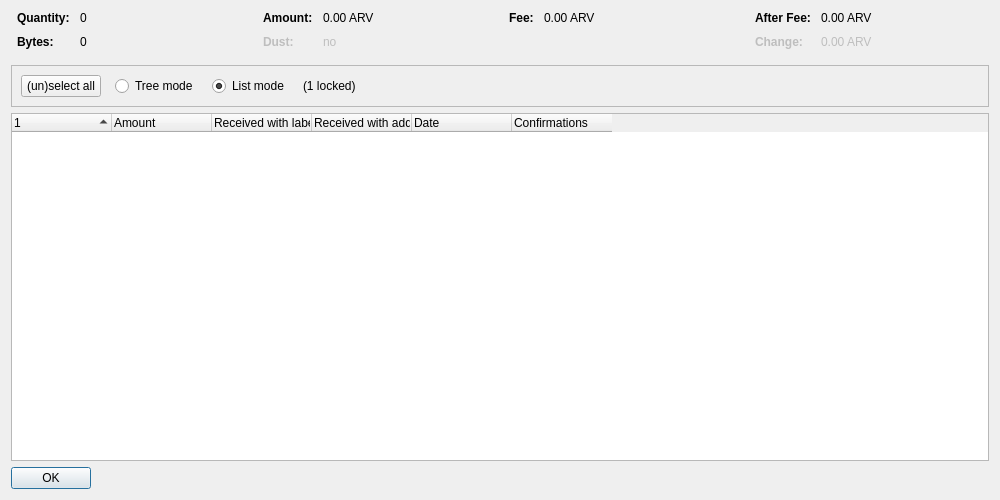
<?xml version="1.0" encoding="UTF-8"?>
<ui version="4.0">
 <class>CoinControlDialog</class>
 <widget class="QDialog" name="CoinControlDialog">
  <property name="geometry">
   <rect>
    <x>0</x>
    <y>0</y>
    <width>1000</width>
    <height>500</height>
   </rect>
  </property>
  <property name="windowTitle">
   <string>Coin Selection</string>
  </property>
  <layout class="QVBoxLayout" name="verticalLayout">
   <item>
    <layout class="QHBoxLayout" name="horizontalLayoutTop" stretch="0,0,0,0">
     <property name="topMargin">
      <number>0</number>
     </property>
     <property name="bottomMargin">
      <number>10</number>
     </property>
     <item>
      <layout class="QFormLayout" name="formLayoutCoinControl1">
       <property name="horizontalSpacing">
        <number>10</number>
       </property>
       <property name="verticalSpacing">
        <number>10</number>
       </property>
       <property name="leftMargin">
        <number>6</number>
       </property>
       <property name="rightMargin">
        <number>6</number>
       </property>
       <item row="0" column="0">
        <widget class="QLabel" name="labelCoinControlQuantityText">
         <property name="font">
          <font>
           <weight>75</weight>
           <bold>true</bold>
          </font>
         </property>
         <property name="text">
          <string>Quantity:</string>
         </property>
        </widget>
       </item>
       <item row="0" column="1">
        <widget class="QLabel" name="labelCoinControlQuantity">
         <property name="cursor">
          <cursorShape>IBeamCursor</cursorShape>
         </property>
         <property name="contextMenuPolicy">
          <enum>Qt::ActionsContextMenu</enum>
         </property>
         <property name="text">
          <string notr="true">0</string>
         </property>
         <property name="textInteractionFlags">
          <set>Qt::LinksAccessibleByMouse|Qt::TextSelectableByKeyboard|Qt::TextSelectableByMouse</set>
         </property>
        </widget>
       </item>
       <item row="1" column="0">
        <widget class="QLabel" name="labelCoinControlBytesText">
         <property name="font">
          <font>
           <weight>75</weight>
           <bold>true</bold>
          </font>
         </property>
         <property name="text">
          <string>Bytes:</string>
         </property>
        </widget>
       </item>
       <item row="1" column="1">
        <widget class="QLabel" name="labelCoinControlBytes">
         <property name="cursor">
          <cursorShape>IBeamCursor</cursorShape>
         </property>
         <property name="contextMenuPolicy">
          <enum>Qt::ActionsContextMenu</enum>
         </property>
         <property name="text">
          <string notr="true">0</string>
         </property>
         <property name="textInteractionFlags">
          <set>Qt::LinksAccessibleByMouse|Qt::TextSelectableByKeyboard|Qt::TextSelectableByMouse</set>
         </property>
        </widget>
       </item>
      </layout>
     </item>
     <item>
      <layout class="QFormLayout" name="formLayoutCoinControl2">
       <property name="horizontalSpacing">
        <number>10</number>
       </property>
       <property name="verticalSpacing">
        <number>10</number>
       </property>
       <property name="leftMargin">
        <number>6</number>
       </property>
       <property name="rightMargin">
        <number>6</number>
       </property>
       <item row="0" column="0">
        <widget class="QLabel" name="labelCoinControlAmountText">
         <property name="font">
          <font>
           <weight>75</weight>
           <bold>true</bold>
          </font>
         </property>
         <property name="text">
          <string>Amount:</string>
         </property>
        </widget>
       </item>
       <item row="0" column="1">
        <widget class="QLabel" name="labelCoinControlAmount">
         <property name="cursor">
          <cursorShape>IBeamCursor</cursorShape>
         </property>
         <property name="contextMenuPolicy">
          <enum>Qt::ActionsContextMenu</enum>
         </property>
         <property name="text">
          <string notr="true">0.00 ARV</string>
         </property>
         <property name="textInteractionFlags">
          <set>Qt::LinksAccessibleByMouse|Qt::TextSelectableByKeyboard|Qt::TextSelectableByMouse</set>
         </property>
        </widget>
       </item>
       <item row="1" column="0">
        <widget class="QLabel" name="labelCoinControlLowOutputText">
         <property name="enabled">
          <bool>false</bool>
         </property>
         <property name="font">
          <font>
           <weight>75</weight>
           <bold>true</bold>
          </font>
         </property>
         <property name="text">
          <string>Dust:</string>
         </property>
        </widget>
       </item>
       <item row="1" column="1">
        <widget class="QLabel" name="labelCoinControlLowOutput">
         <property name="enabled">
          <bool>false</bool>
         </property>
         <property name="cursor">
          <cursorShape>IBeamCursor</cursorShape>
         </property>
         <property name="contextMenuPolicy">
          <enum>Qt::ActionsContextMenu</enum>
         </property>
         <property name="text">
          <string notr="true">no</string>
         </property>
         <property name="textInteractionFlags">
          <set>Qt::LinksAccessibleByMouse|Qt::TextSelectableByKeyboard|Qt::TextSelectableByMouse</set>
         </property>
        </widget>
       </item>
      </layout>
     </item>
     <item>
      <layout class="QFormLayout" name="formLayoutCoinControl3">
       <property name="horizontalSpacing">
        <number>10</number>
       </property>
       <property name="verticalSpacing">
        <number>10</number>
       </property>
       <property name="leftMargin">
        <number>6</number>
       </property>
       <property name="rightMargin">
        <number>6</number>
       </property>
       <item row="0" column="0">
        <widget class="QLabel" name="labelCoinControlFeeText">
         <property name="font">
          <font>
           <weight>75</weight>
           <bold>true</bold>
          </font>
         </property>
         <property name="text">
          <string>Fee:</string>
         </property>
        </widget>
       </item>
       <item row="0" column="1">
        <widget class="QLabel" name="labelCoinControlFee">
         <property name="cursor">
          <cursorShape>IBeamCursor</cursorShape>
         </property>
         <property name="contextMenuPolicy">
          <enum>Qt::ActionsContextMenu</enum>
         </property>
         <property name="text">
          <string notr="true">0.00 ARV</string>
         </property>
         <property name="textInteractionFlags">
          <set>Qt::LinksAccessibleByMouse|Qt::TextSelectableByKeyboard|Qt::TextSelectableByMouse</set>
         </property>
        </widget>
       </item>
      </layout>
     </item>
     <item>
      <layout class="QFormLayout" name="formLayoutCoinControl4">
       <property name="horizontalSpacing">
        <number>10</number>
       </property>
       <property name="verticalSpacing">
        <number>10</number>
       </property>
       <property name="leftMargin">
        <number>6</number>
       </property>
       <property name="rightMargin">
        <number>6</number>
       </property>
       <item row="0" column="0">
        <widget class="QLabel" name="labelCoinControlAfterFeeText">
         <property name="font">
          <font>
           <weight>75</weight>
           <bold>true</bold>
          </font>
         </property>
         <property name="text">
          <string>After Fee:</string>
         </property>
        </widget>
       </item>
       <item row="0" column="1">
        <widget class="QLabel" name="labelCoinControlAfterFee">
         <property name="cursor">
          <cursorShape>IBeamCursor</cursorShape>
         </property>
         <property name="contextMenuPolicy">
          <enum>Qt::ActionsContextMenu</enum>
         </property>
         <property name="text">
          <string notr="true">0.00 ARV</string>
         </property>
         <property name="textInteractionFlags">
          <set>Qt::LinksAccessibleByMouse|Qt::TextSelectableByKeyboard|Qt::TextSelectableByMouse</set>
         </property>
        </widget>
       </item>
       <item row="1" column="0">
        <widget class="QLabel" name="labelCoinControlChangeText">
         <property name="enabled">
          <bool>false</bool>
         </property>
         <property name="font">
          <font>
           <weight>75</weight>
           <bold>true</bold>
          </font>
         </property>
         <property name="text">
          <string>Change:</string>
         </property>
        </widget>
       </item>
       <item row="1" column="1">
        <widget class="QLabel" name="labelCoinControlChange">
         <property name="enabled">
          <bool>false</bool>
         </property>
         <property name="cursor">
          <cursorShape>IBeamCursor</cursorShape>
         </property>
         <property name="contextMenuPolicy">
          <enum>Qt::ActionsContextMenu</enum>
         </property>
         <property name="text">
          <string notr="true">0.00 ARV</string>
         </property>
         <property name="textInteractionFlags">
          <set>Qt::LinksAccessibleByMouse|Qt::TextSelectableByKeyboard|Qt::TextSelectableByMouse</set>
         </property>
        </widget>
       </item>
      </layout>
     </item>
    </layout>
   </item>
   <item>
    <widget class="QFrame" name="frame">
     <property name="minimumSize">
      <size>
       <width>0</width>
       <height>40</height>
      </size>
     </property>
     <property name="frameShape">
      <enum>QFrame::StyledPanel</enum>
     </property>
     <property name="frameShadow">
      <enum>QFrame::Sunken</enum>
     </property>
     <layout class="QHBoxLayout" name="horizontalLayout">
      <item>
       <layout class="QHBoxLayout" name="horizontalLayoutPanel" stretch="0,0,0,0,0">
        <property name="spacing">
         <number>14</number>
        </property>
        <item>
         <widget class="QPushButton" name="pushButtonSelectAll">
          <property name="sizePolicy">
           <sizepolicy hsizetype="Maximum" vsizetype="Fixed">
            <horstretch>0</horstretch>
            <verstretch>0</verstretch>
           </sizepolicy>
          </property>
          <property name="text">
           <string>(un)select all</string>
          </property>
          <property name="autoDefault">
           <bool>false</bool>
          </property>
         </widget>
        </item>
        <item>
         <widget class="QRadioButton" name="radioTreeMode">
          <property name="sizePolicy">
           <sizepolicy hsizetype="Maximum" vsizetype="Fixed">
            <horstretch>0</horstretch>
            <verstretch>0</verstretch>
           </sizepolicy>
          </property>
          <property name="text">
           <string>Tree mode</string>
          </property>
         </widget>
        </item>
        <item>
         <widget class="QRadioButton" name="radioListMode">
          <property name="sizePolicy">
           <sizepolicy hsizetype="Maximum" vsizetype="Fixed">
            <horstretch>0</horstretch>
            <verstretch>0</verstretch>
           </sizepolicy>
          </property>
          <property name="text">
           <string>List mode</string>
          </property>
          <property name="checked">
           <bool>true</bool>
          </property>
         </widget>
        </item>
        <item>
         <widget class="QLabel" name="labelLocked">
          <property name="text">
           <string notr="true">(1 locked)</string>
          </property>
         </widget>
        </item>
        <item>
         <spacer name="horizontalSpacer">
          <property name="orientation">
           <enum>Qt::Horizontal</enum>
          </property>
          <property name="sizeHint" stdset="0">
           <size>
            <width>40</width>
            <height>20</height>
           </size>
          </property>
         </spacer>
        </item>
       </layout>
      </item>
     </layout>
    </widget>
   </item>
   <item>
    <widget class="CoinControlTreeWidget" name="treeWidget">
     <property name="contextMenuPolicy">
      <enum>Qt::CustomContextMenu</enum>
     </property>
     <property name="sortingEnabled">
      <bool>false</bool>
     </property>
     <property name="columnCount">
      <number>6</number>
     </property>
     <attribute name="headerShowSortIndicator" stdset="0">
      <bool>true</bool>
     </attribute>
     <attribute name="headerStretchLastSection">
      <bool>false</bool>
     </attribute>
     <column>
      <property name="text">
       <string/>
      </property>
     </column>
     <column>
      <property name="text">
       <string>Amount</string>
      </property>
     </column>
     <column>
      <property name="text">
       <string>Received with label</string>
      </property>
     </column>
     <column>
      <property name="text">
       <string>Received with address</string>
      </property>
     </column>
     <column>
      <property name="text">
       <string>Date</string>
      </property>
     </column>
     <column>
      <property name="text">
       <string>Confirmations</string>
      </property>
      <property name="toolTip">
       <string>Confirmed</string>
      </property>
     </column>
     <column>
      <property name="text">
       <string/>
      </property>
     </column>
     <column>
      <property name="text">
       <string/>
      </property>
     </column>
     <column>
      <property name="text">
       <string/>
      </property>
     </column>
     <column>
      <property name="text">
       <string/>
      </property>
     </column>
    </widget>
   </item>
   <item>
    <widget class="QDialogButtonBox" name="buttonBox">
     <property name="sizePolicy">
      <sizepolicy hsizetype="Maximum" vsizetype="Fixed">
       <horstretch>0</horstretch>
       <verstretch>0</verstretch>
      </sizepolicy>
     </property>
     <property name="orientation">
      <enum>Qt::Horizontal</enum>
     </property>
     <property name="standardButtons">
      <set>QDialogButtonBox::Ok</set>
     </property>
    </widget>
   </item>
  </layout>
 </widget>
 <customwidgets>
  <customwidget>
   <class>CoinControlTreeWidget</class>
   <extends>QTreeWidget</extends>
   <header>qt/coincontroltreewidget.h</header>
  </customwidget>
 </customwidgets>
 <resources/>
 <connections/>
</ui>
